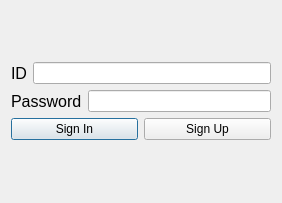
<?xml version="1.0" encoding="UTF-8"?>
<ui version="4.0">
 <class>Dialog</class>
 <widget class="QDialog" name="Dialog">
  <property name="geometry">
   <rect>
    <x>0</x>
    <y>0</y>
    <width>282</width>
    <height>203</height>
   </rect>
  </property>
  <property name="windowTitle">
   <string>Dialog</string>
  </property>
  <layout class="QGridLayout" name="gridLayout">
   <item row="0" column="0">
    <layout class="QVBoxLayout" name="verticalLayout">
     <item>
      <layout class="QHBoxLayout" name="horizontalLayout">
       <item>
        <widget class="QLabel" name="label">
         <property name="font">
          <font>
           <pointsize>12</pointsize>
          </font>
         </property>
         <property name="text">
          <string>ID</string>
         </property>
        </widget>
       </item>
       <item>
        <widget class="QLineEdit" name="lineEdit_id"/>
       </item>
      </layout>
     </item>
     <item>
      <layout class="QHBoxLayout" name="horizontalLayout_2">
       <item>
        <widget class="QLabel" name="label_2">
         <property name="font">
          <font>
           <pointsize>12</pointsize>
          </font>
         </property>
         <property name="text">
          <string>Password</string>
         </property>
        </widget>
       </item>
       <item>
        <widget class="QLineEdit" name="lineEdit_pw"/>
       </item>
      </layout>
     </item>
     <item>
      <layout class="QHBoxLayout" name="horizontalLayout_3">
       <item>
        <widget class="QPushButton" name="pushButton_signIn">
         <property name="text">
          <string>Sign In</string>
         </property>
        </widget>
       </item>
       <item>
        <widget class="QPushButton" name="pushButton_singUp">
         <property name="text">
          <string>Sign Up</string>
         </property>
        </widget>
       </item>
      </layout>
     </item>
    </layout>
   </item>
  </layout>
 </widget>
 <resources/>
 <connections/>
</ui>
